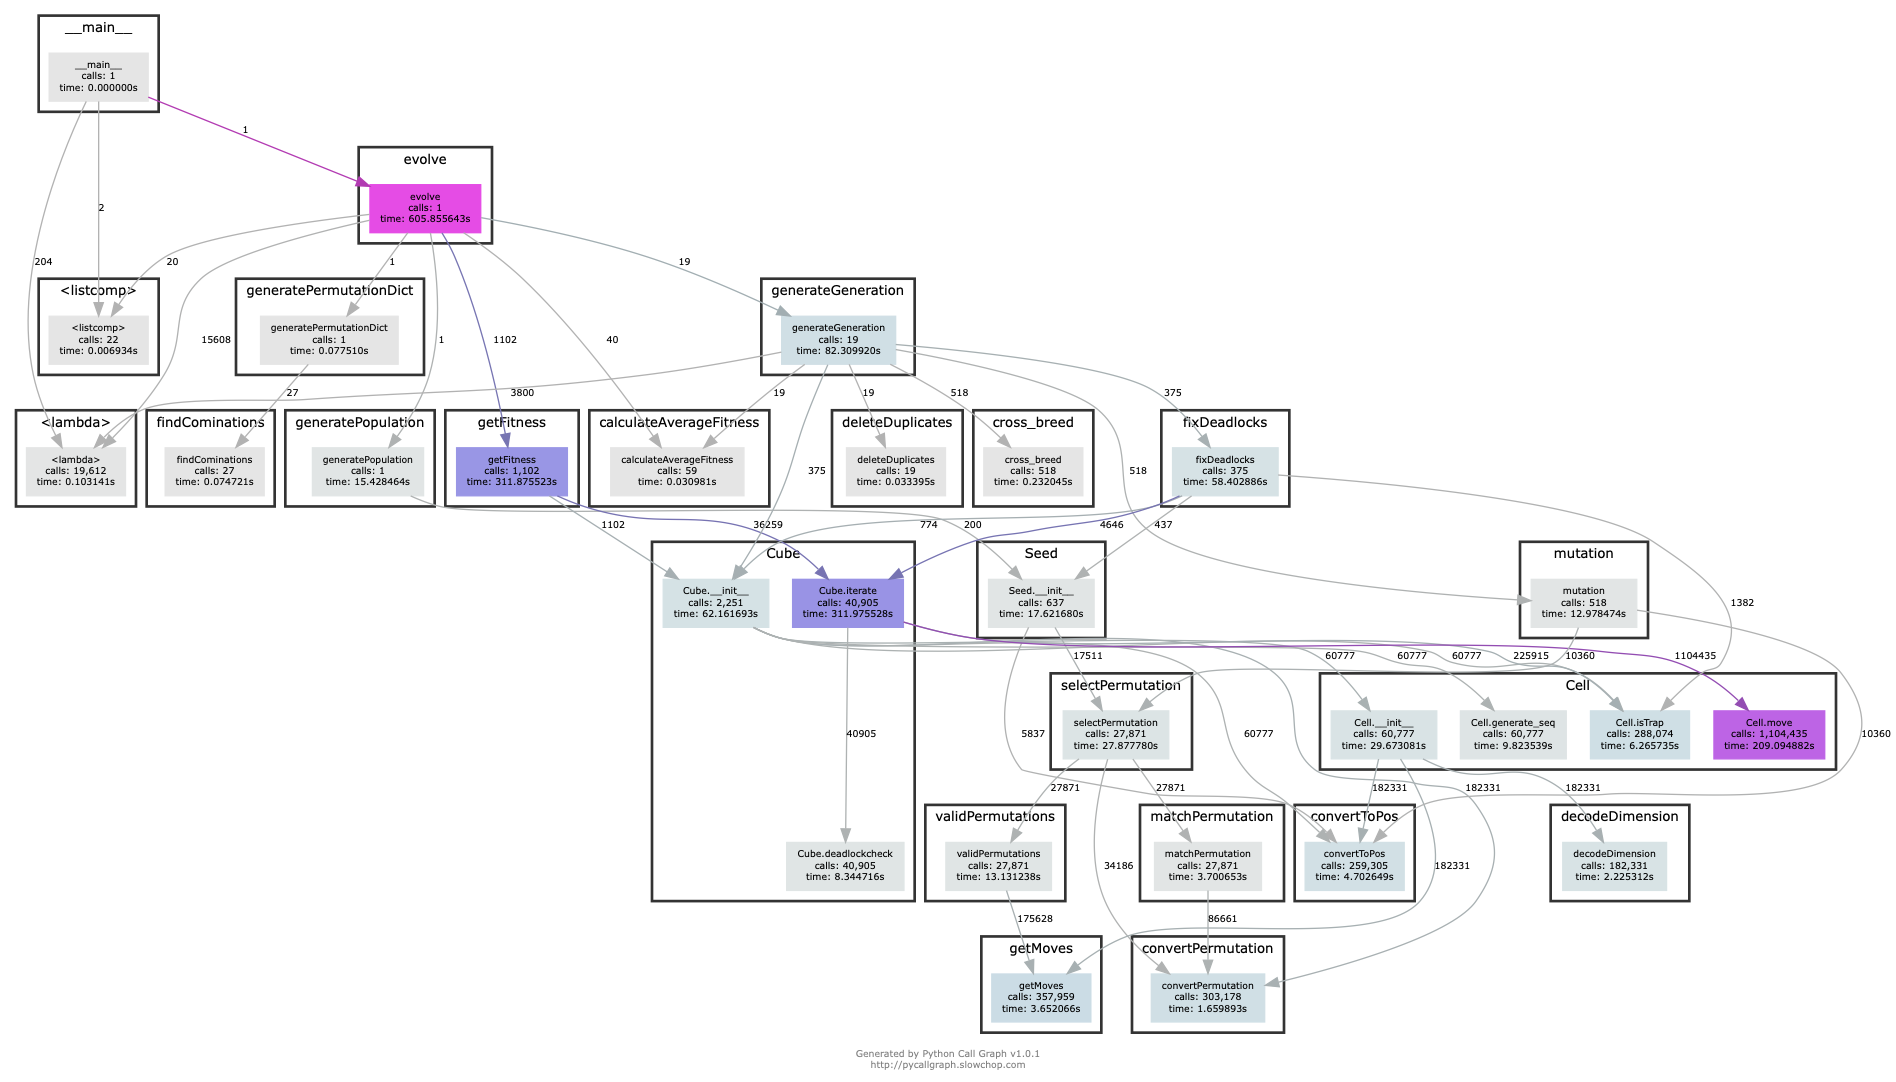

Here is the Python script that generated this plot:

from mpl_toolkits.mplot3d import axes3d
import matplotlib
import matplotlib.pyplot
import matplotlib.animation
from matplotlib import colors
import itertools
import datetime
import random
import numpy
import dill
import sys
import os

from pycallgraph import PyCallGraph
from pycallgraph import Config
from pycallgraph import GlobbingFilter
from pycallgraph.output import GraphvizOutput


def convertToCell(base, pos):
    return pos[0] * (base ** 2) + pos[1] * base + pos[2]


def convertToPos(base, cellNumber):
    xPos = cellNumber // (base ** 2)
    yPos = (cellNumber % (base ** 2)) // base
    zPos = cellNumber % base

    return numpy.array([xPos, yPos, zPos])


def findCominations(number, permutations):
    returnList = []
    for perm in permutations:
        if(perm[0] + perm[1] + perm[2] == number):
            returnList.append(perm)
    return returnList


def convertPermutation(permutation):
    return permutation[0] * 100 + permutation[1] * 10 + permutation[2]


def getMoves(p):
    return numpy.array([p[0] - p[1], p[1] - p[2], p[2] - p[0]])


def decodeDimension(dim):
    a = dim // 100
    b = (dim % 100) // 10
    c = dim % 10
    return (a + b + c)


def matchPermutation(permutations, position, code):
    pos = position.copy() + 1
    perm = permutations[pos].copy()
    for x in list(range(len(perm))):
        if convertPermutation(perm[x]) == code:
            return x
    return -1


def validPermutations(permutations, size, position):
    pos = position.copy()
    loc = pos
    perm = permutations[pos].copy()
    results = []
    for x in perm:
        moves = getMoves(x)
        usable = True
        loc = pos
        for m in moves:
            loc += m
            if loc < 0 or loc >= (size + 2):
                usable = False
        if usable:
            results.append(x)
    return results


def selectPermutation(permutations, size, position, density=None):
    pos = position.copy() + 1
    perm = permutations[pos].copy()
    options = validPermutations(permutations, size, pos)
    selection = []
    trap = []
    safe = []
    secure_random = random.SystemRandom()

    if density is not None:
        for x in options:
            if convertPermutation(x) in trapRooms:
                trap.append(x)
            else:
                safe.append(x)
        if len(trap) > 0 and len(safe) > 0:
            ran = secure_random.random()
            if ran > density:
                selection = safe 
            else:
                selection = trap
        elif len(trap) > 0:
            selection = trap
        else:
            selection = safe
    else:
        selection = options

    sel = secure_random.choice(selection)
    if pos == 6 and density == 1.0:
        sel = (2, 2, 2)
    if pos == 21 and density == 1.0:
        sel = (7, 7, 7)
    if pos == 24 and density == 1.0:
        sel = (8, 8, 8)
    retVal = matchPermutation(permutations, position, convertPermutation(sel))
    return retVal


def generatePermutationDict(size):
    permutations = dict.fromkeys(range(1, size + 2))
    for x in permutations.keys():
        permutations[x] = findCominations(
            x, list(itertools.product(range(10), repeat=3)))
    return permutations


class Cell:
    code = []

    start_pos = []
    curr_pos = []
    next_pos = []
    dest_pos = []

    movements = []
    sequence = []
    seq_p = 0
    blocked = 0
    blockedby = -1

    def __init__(self, code):
        self.code = code
        self.start_pos = numpy.array(list(map(decodeDimension, code)))
        self.curr_pos = self.start_pos
        x_moves = getMoves(convertToPos(10, self.code[0]))
        y_moves = getMoves(convertToPos(10, self.code[1]))
        z_moves = getMoves(convertToPos(10, self.code[2]))
        self.sequence = []
        if (code[0] in trapRooms or code[1] in trapRooms or code[2] in trapRooms):
            self.movements = numpy.zeros((3, 3))
        else:
            self.movements = numpy.array([x_moves, y_moves, z_moves])
        self.seq_p = 0
        self.blocked = 0
        self.blockedby = -1

    def generate_seq(self):
        sequence = []
        sequence.append(self.start_pos[:])
        for col in range(3):
            for row in range(3):
                pos = sequence[len(sequence) - 1].copy()
                pos[row] += self.movements[row, col]
                sequence.append(pos[:])
        self.dest_pos = sequence[0]
        self.sequence = sequence

    def move(self):
        if numpy.array_equal(self.dest_pos, self.curr_pos):
            if self.seq_p < len(self.sequence) - 1:
                self.seq_p += 1
            else:
                self.seq_p = 0
        self.dest_pos = self.sequence[self.seq_p]
        delta = numpy.subtract(self.dest_pos, self.curr_pos)
        if(numpy.sum(delta) != 0):
            self.next_pos = numpy.add(self.curr_pos,
                                      numpy.floor_divide(delta,
                                                         numpy.abs(numpy.sum(delta))))
            return self.next_pos
        return self.curr_pos

    def isTrap(self):
        if(self.code[0] in trapRooms or
            self.code[1] in trapRooms or
                self.code[2] in trapRooms):
            return True
        return False


class Cube:
    size = 0
    space = []
    origin = []
    cells = {}
    blocked_pairs = {}
    deadlocks = []
    locked = False
    traps = 0

    def __init__(self, gene, permutations):
        size = int(numpy.rint(numpy.power(len(gene) / 3, (1. / 3.))))
        self.size = size
        self.space = numpy.zeros((size + 2, size + 2, size + 2))
        self.space.fill(-1)

        self.cells = dict.fromkeys(range(0, size**3))
        for x in self.cells.keys():
            start = x * 3
            values = gene[start: (start + 3)]
            coor = convertToPos(size, x)
            #self.space[coor[0] + 1, coor[1] + 1, coor[2] + 1] = x
            self.space[coor + 1] = x
            permutation = permutations[coor[0] + 1]
            xperm = permutation[values[0]]
            permutation = permutations[coor[1] + 1]
            yperm = permutation[values[1]]
            permutation = permutations[coor[2] + 1]
            zperm = permutation[values[2]]
            self.cells[x] = Cell(
                list(map(convertPermutation, [xperm, yperm, zperm])))
            self.cells[x].generate_seq()
            if(self.cells[x].isTrap()):
                self.traps += 1
        self.origin = self.space.copy()
        self.blocked_pairs = dict.fromkeys(range(size ** 3))
        self.locked = False

    def deadlockcheck(self):
        deadlocked_pairs = []
        for x in self.blocked_pairs.keys():
            other_cell = self.blocked_pairs[x]
            if(other_cell is not None):
                if(self.blocked_pairs[other_cell] == x):
                    if(self.cells[x].start_pos != self.cells[x].curr_pos).any() or (self.cells[other_cell].start_pos != self.cells[other_cell].curr_pos).any():
                        self.locked = True
                        deadlocked_pair = (x, other_cell)
                        deadlocked_pairs.append(deadlocked_pair)
        return deadlocked_pairs

    def analyze(self):
        matplotlib.pyplot.ion()
        matplotlib.pyplot.figure(4).clf()
        matplotlib.pyplot.gca(projection='3d')

        x, y, z = numpy.meshgrid(numpy.arange(self.size + 2),
                                 numpy.arange(self.size + 2),
                                 numpy.arange(self.size + 2))
        u = numpy.zeros((self.size + 2, self.size + 2, self.size + 2))
        v = numpy.zeros((self.size + 2, self.size + 2, self.size + 2))
        w = numpy.zeros((self.size + 2, self.size + 2, self.size + 2))

        for i in self.cells.keys():
            coor = convertToPos(self.size, i)
            movements = self.cells[i].movements
            u[coor[0] + 1, coor[1] + 1, coor[2] + 1] = movements[0, 0]
            v[coor[0] + 1, coor[1] + 1, coor[2] + 1] = movements[1, 0]
            w[coor[0] + 1, coor[1] + 1, coor[2] + 1] = movements[2, 0]
        matplotlib.pyplot.quiver(
            x, y, z, u, v, w, cmap=matplotlib.pyplot.cm.jet, normalize=True)
        input()

    def iterate(self):
        points = 0
        for x in self.cells.keys():
            next_move = self.cells[x].move()
            space_val = self.space[
                next_move[0], next_move[1], next_move[2]]
            if (space_val == -1 or space_val == x or self.cells[space_val].isTrap()):
                curr_pos = self.cells[x].curr_pos
                self.space[curr_pos[0], curr_pos[1], curr_pos[2]] = -1
                self.space[next_move[0], next_move[1], next_move[2]] = x
                self.cells[x].curr_pos = next_move
                if self.cells[x].blocked > 0:
                    points += self.cells[x].blocked
                else:
                    points += 1
                self.cells[x].blocked = 0
                self.blocked_pairs[x] = None
            else:
                self.cells[x].blocked += 1
                points -= self.cells[x].blocked
                self.blocked_pairs[x] = int(space_val)
        self.deadlocks = self.deadlockcheck()
        return points

    def trapCount(self):
        count = 0
        for x in self.cells.keys():
            if self.cells[x].isTrap():
                count += 1
        return count


class Seed:
    gene = []

    def __init__(self, size, permutations, cube=None, density=None, gene=None, cell=None):
        self.gene = []
        if cube is None:
            if gene is None:
                for x in range(size ** 3):
                    coordinates = convertToPos(size, x)
                    for dim in range(3):
                        self.gene.append(selectPermutation(
                            permutations, size, coordinates[dim], density))
            else:
                for x in range(size ** 3):
                    if x != cell:
                        for g in range(3):
                            self.gene.append(gene[(x * 3) + g])
                    else:
                        coordinates = convertToPos(size, x)
                        for dim in range(3):
                            self.gene.append(selectPermutation(
                                permutations, size, coordinates[dim], density))
        else:
            originSize = cube.size
            for x in range(size ** 3):
                coordinates = convertToPos(size, x)
                if(coordinates < originSize).all():
                    position = convertToCell(originSize, coordinates)
                    code = cube.cells[position].code
                    for dim in range(3):
                        self.gene.append(matchPermutation(
                            permutations, coordinates[dim], code[dim]))
                else:
                    coordinates = convertToPos(size, x)
                    if density == 1.0:
                        # cannotTrap = [False, False, False]
                        for dim in range(3):
                            value = selectPermutation(permutations, size, coordinates[dim], density)
                            self.gene.append(value)
                            perms = permutations[coordinates[dim] + 1]
                            value = convertPermutation(perms[value])
                            # if value not in trapRooms:
                            #     cannotTrap[dim] = True
                        # if cannotTrap[0] and cannotTrap[1] and cannotTrap[2]:
                        #     print("{0} is not a trap".format(coordinates))
                    else:
                        for dim in range(3):
                            if density is not None:
                                self.gene.append(selectPermutation(
                                    permutations, size, coordinates[dim], density / 3))
                            else:
                                self.gene.append(selectPermutation(
                                    permutations, size, coordinates[dim]))
        # input()

    def print(self):
        print("Genome: {0}".format(self.gene))


def generatePopulation(permutations, size, populationSize, cube=None, density=None):
    population = []
    for x in range(populationSize):
        if cube is None:
            seed = Seed(size, permutations)
        else:
            if density is None:
                seed = Seed(size, permutations, cube)
            else:
                seed = Seed(size, permutations, cube, density)
                if(density == 1.0):
                    density = None
        population.append(seed.gene)
        if(x != populationSize - 1):
            print("Generating {0} out of {1}".format(
                x + 1, populationSize), end='\r')
        else:
            print("Generating {0} out of {1}".format(x + 1, populationSize))
    return population


def getFitness(individual, permutations):
    cube = Cube(individual, permutations)
    traps = cube.traps
    totalCells = cube.size ** 3
    iterations = 0
    points = limit

    while points > 0:
        iterations += 1
        points += cube.iterate()
        if(cube.origin == cube.space).all():
            break
        if cube.locked:
            break
        if(iterations > limit):
            break

    if(not cube.locked and iterations > 1 and iterations < limit):
        if points > 0:
            score = iterations * (1 - (traps / totalCells))
            return (score, iterations, traps, cube.locked)
        else:
            score = points * (1 - (traps / totalCells))
            return (score, iterations, traps, cube.locked)
    else:
        return (-1 * limit, iterations, traps, cube.locked)


def calculateAverageFitness(population_fitness):
    total_fitness = 0
    for x in population_fitness:
        total_fitness += x[0]
    return total_fitness / len(population_fitness)


def extendedCubeCells(size1, size2):
    retVals = []
    if size1 == size2:
        return retVals

    if size1 > size2:
        temp = size1
        size1 = size2
        size2 = temp

    for x in range(size2 ** 3):
        coordinates = convertToPos(size2, x)
        if(coordinates > size1).any():
            retVals.append(x)

    return retVals


def mutation(individual, percent_mutation, permutations, seed=None):
    chromosome_len = len(individual)
    base_size = int(numpy.rint(numpy.power(chromosome_len / 3, (1. / 3.))))
    if seed is None:
        for x in range(int(chromosome_len * percent_mutation)):
            gene_index = int(random.random() * chromosome_len)
            cell_index = gene_index // 3
            dim_index = gene_index % 3
            coordinates = convertToPos(base_size, cell_index)
            mutant_gene = selectPermutation(
                permutations, base_size, coordinates[dim_index])
            individual[gene_index] = mutant_gene
        return individual
    else:
        seed_size = int(numpy.rint(numpy.power(len(seed) / 3, (1. / 3.))))
        changeableCells = extendedCubeCells(seed_size, base_size)
        for x in range(int(len(changeableCells) * percent_mutation)):
            cell_index = random.choice(changeableCells)
            dim_index = random.choice(range(3))
            gene_index = cell_index * 3 + dim_index
            coordinates = convertToPos(base_size, cell_index)
            mutant_gene = selectPermutation(
                permutations, base_size, coordinates[dim_index])
            individual[gene_index] = mutant_gene
        return individual


def cross_breed(individual1, individual2):
    offspring = []
    for i in range(len(individual1)):
        if(int(100 * random.random()) < 50):
            offspring.append(individual1[i])
        else:
            offspring.append(individual2[i])
    return offspring


def print_individual(individual):
    print("\tGenome: {0}".format(individual[1]))
    print("\tScore: {0}".format(individual[0]))
    print("\tDensity: {0}".format(individual[2]))
    print("\tCycles: {0}".format(individual[3]), end='\n\n')


def similarity(individual1, individual2):
    gene_match = 0
    for i in range(len(individual1)):
        if(individual1[i] == individual2[i]):
            gene_match += 1
    return (gene_match / len(individual1))


def deleteDuplicates(fitness_list):
    isDuplicates = True
    while isDuplicates:
        isDuplicates = False
        for i in range(len(fitness_list)):
            item = fitness_list[i]
            if(i < len(fitness_list) - 1):
                if(item[1] == fitness_list[i + 1][1]):
                    isDuplicates = True
                    fitness_list.remove(fitness_list[i + 1])
                    break
    return fitness_list


def fixDeadlocks(cube, gene, permutations):
    while not cube.locked:
        cube.iterate()

    new_gene = gene.copy()
    for x in cube.deadlocks:
        cell_0, cell_1 = x
        new_cube = Cube(new_gene, permutations)
        if not new_cube.cells[cell_0].isTrap() and not new_cube.cells[cell_1].isTrap():
            rand = random.SystemRandom()
            new_seed = Seed(cube.size, permutations, None,
                            1.0, gene, rand.choice(list(x)))
            new_gene = new_seed.gene.copy()
    if hash(str(gene)) != hash(str(new_gene)):
        return new_gene
    else:
        return None


def generateGeneration(baseSize, populationSize, fitness, deadlocked, permutations, seed=None):
    average_fitness = calculateAverageFitness(fitness)
    fittest = fitness[0]
    fitness = deleteDuplicates(fitness)
    if(len(fitness) < populationSize):
        survivors = fitness
    else:
        survivors = list(
            filter(lambda x: x[0] > average_fitness, fitness))
    population = []
    for survivor in survivors:
        population.append(survivor[1].copy())

    if(len(survivors) == 0 and fittest[0] > -limit):
        population.append(fittest[1])

    for x in range(0, len(survivors), 2):
        if(len(population) < populationSize and len(survivors) - 1 >= x + 1):
            child = cross_breed(survivors[x][1], survivors[x + 1][1])
            # match_score = similarity(survivors[x][1], survivors[x + 1][1])
            child = mutation(child, 0.25, permutations, seed)
            population.append(child.copy())

    deadlockCount = 0
    for x in deadlocked:
        deadlockCount += 1
        print("Deadlock(s) processed: {0}".format(deadlockCount), end="\r")
        cube = Cube(x, permutations)
        corrected_individual = fixDeadlocks(cube, x, permutations)
        if len(population) < populationSize and corrected_individual is not None:
            population.append(corrected_individual)
        if len(population) == populationSize:
            break
    if deadlockCount > 0:
        print("Deadlock(s) processed: {0}".format(deadlockCount))

    if(len(population) < populationSize):
        if seed is None:
            random_children = generatePopulation(
                permutations, size, populationSize - len(population))
        else:
            cube = Cube(seed[1], permutations)
            if len(survivors) == 0 or average_fitness == -limit:
                random_children = generatePopulation(
                    permutations, size, populationSize - len(population), cube, 1.0)
            else:
                random_children = generatePopulation(
                    permutations, size, populationSize - len(population), cube)
        population.extend(random_children)
    return population


def evolve(baseSize, populationSize, totalGenerations, saveDir, seeds=None, seed=None):
    permutations = generatePermutationDict(26)
    if seeds is None:
        if seed is None:
            population = generatePopulation(
                permutations, baseSize, populationSize)
        else:
            cube = Cube(seed[1], permutations)
            population = generatePopulation(
                permutations, baseSize, populationSize, cube, 1.0)
    else:
        population = generateGeneration(
            baseSize, populationSize, seeds, [], permutations)

    average_fitness = 0
    viable = []
    fitness = []
    deadlocked = []
    genePool = {}
    trend = numpy.array([])
    top10_trend = numpy.array([])
    fitness_trapRatio = []
    fitness_iteration = []
    trapRatio_iteration = []
    matplotlib.pyplot.ion()

    for generation in range(total_generations):
        print("Current Genertation: {0}".format(generation + 1))
        if(generation > 0):
            if seed is None:
                population = generateGeneration(
                    baseSize, populationSize, fitness, deadlocked, permutations)
            else:
                population = generateGeneration(
                    baseSize, populationSize, fitness, deadlocked, permutations, seed)

        fitness = []
        deadlocked = []
        for individual in population:
            if(hash(str(individual)) in genePool.keys()):
                fitness_score = genePool[hash(str(individual))]
            else:
                fitness_score, iterations, numtraps, locked = getFitness(
                    individual, permutations)
                if(fitness_score > average_fitness):
                    genePool.update({hash(str(individual)): fitness_score})
                if(fitness_score > -limit):
                    fitness_trapRatio.append(
                        [fitness_score, (numtraps / (baseSize ** 3))])
                    if fitness_score > 0:
                        fitness_iteration.append(
                            [fitness_score, iterations])
                        trapRatio_iteration.append(
                            [(numtraps / (baseSize ** 3)), iterations])
                        viable.append([fitness_score, individual, (numtraps / (baseSize ** 3)), iterations])
                if locked: 
                    deadlocked.append(individual)

            fitness.append([fitness_score, individual, (numtraps / (baseSize ** 3)), iterations])
            print("Processed: {0}".format(len(fitness)), end='\r')
        print("Processed: {0}".format(len(fitness)))
        viable = sorted(viable, key=lambda x: x[0], reverse=False)
        fitness = sorted(
            fitness, key=lambda x: x[0], reverse=True)
        average_fitness = calculateAverageFitness(fitness)
        average_fitness_10 = calculateAverageFitness(
            fitness[0:int(len(fitness) * 0.10)])
        print("Average fitness of population: {0} ".format(
            average_fitness))
        print("Average fitness of the fittest: {0}".format(
            average_fitness_10), end='\n\n')
        trend = numpy.append(trend, average_fitness)
        top10_trend = numpy.append(top10_trend, average_fitness_10)

        matplotlib.pyplot.figure(1).clf()
        matplotlib.pyplot.subplot(211)
        matplotlib.pyplot.plot(trend, label='Average Fitness')
        text = matplotlib.pyplot.text(0.6, 0.15, "Generation: {0} \nAverage Fittness: {1:.2f}".format(
            generation, average_fitness), horizontalalignment='left', verticalalignment='center', transform=matplotlib.pyplot.subplot(211).transAxes)
        matplotlib.pyplot.xlabel('Generation', fontsize=10)
        matplotlib.pyplot.ylabel('Fitness', fontsize=10)
        matplotlib.pyplot.title('Fitness vs Generation')

        matplotlib.pyplot.subplot(212)
        matplotlib.pyplot.plot(top10_trend, label='Top 10 Fitness')
        text = matplotlib.pyplot.text(0.6, 0.15, "Generation: {0} \nAverage Fittness: {1:.2f}".format(
            generation, average_fitness_10), horizontalalignment='left', verticalalignment='center', transform=matplotlib.pyplot.subplot(212).transAxes)
        matplotlib.pyplot.xlabel('Generation', fontsize=10)
        matplotlib.pyplot.ylabel('Fitness', fontsize=10)
        matplotlib.pyplot.title('Top 10 Fitness vs Generation')
        matplotlib.pyplot.tight_layout()
        matplotlib.pyplot.figure(2).clf()

        histlist = [item[0] for item in fitness]
        histlist = list(filter(lambda x: x > -limit, histlist))
        matplotlib.pyplot.hist(numpy.asarray(histlist))
        matplotlib.pyplot.title("Fitness Scores")
        
        if(len(fitness_trapRatio) > 0):
            matplotlib.pyplot.figure(3).clf()
            x = list(map(lambda x: x[0], fitness_trapRatio))
            y = list(map(lambda x: x[1], fitness_trapRatio))
            matplotlib.pyplot.hist2d(x, y, norm=colors.LogNorm())
            matplotlib.pyplot.colorbar()
            matplotlib.pyplot.title('Fitness vs Trap Density')
            matplotlib.pyplot.xlabel('Fitness', fontsize=10)
            matplotlib.pyplot.ylabel('Trap Density', fontsize=10)

        if(len(fitness_iteration) > 0):
            matplotlib.pyplot.figure(4).clf()
            x = list(map(lambda x: x[1], fitness_iteration))
            y = list(map(lambda x: x[0], fitness_iteration))
            matplotlib.pyplot.hist2d(x, y, norm=colors.LogNorm())
            matplotlib.pyplot.colorbar()
            matplotlib.pyplot.title('Cycle Length vs Fitness')
            matplotlib.pyplot.xlabel('Cycle Length', fontsize=10)
            matplotlib.pyplot.ylabel('Fitness', fontsize=10)

        if(len(trapRatio_iteration) > 0):
            matplotlib.pyplot.figure(5).clf()
            x = list(map(lambda x: x[1], trapRatio_iteration))
            y = list(map(lambda x: x[0], trapRatio_iteration))
            matplotlib.pyplot.hist2d(x, y, norm=colors.LogNorm())
            matplotlib.pyplot.colorbar()
            matplotlib.pyplot.title('Cycle Length vs Trap Density')
            matplotlib.pyplot.xlabel('Cycle Length', fontsize=10)
            matplotlib.pyplot.ylabel('Trap Density', fontsize=10)
        matplotlib.pyplot.pause(0.10)
    if seed is None:
        matplotlib.pyplot.figure(1)
        matplotlib.pyplot.savefig(os.path.join(
            saveDir, "fitgraphs_{date:%Y%m%d_%H%M%S}.png".format(date=datetime.datetime.now())), orientation='portrait')
        matplotlib.pyplot.figure(2)
        matplotlib.pyplot.savefig(os.path.join(
            saveDir, "histgraph_{date:%Y%m%d_%H%M%S}.png".format(date=datetime.datetime.now())))
        if(len(fitness_trapRatio) > 0):
            matplotlib.pyplot.figure(3)
            matplotlib.pyplot.savefig(os.path.join(
                saveDir, "trapgraph_{date:%Y%m%d_%H%M%S}.png".format(date=datetime.datetime.now())))
        if(len(fitness_iteration) > 0):
            matplotlib.pyplot.figure(4)
            matplotlib.pyplot.savefig(os.path.join(
                saveDir, "score_cyclegraph_{date:%Y%m%d_%H%M%S}.png".format(date=datetime.datetime.now())))
        if(len(trapRatio_iteration) > 0):
            matplotlib.pyplot.figure(5)
            matplotlib.pyplot.savefig(os.path.join(
                saveDir, "trap_cyclegraph_{date:%Y%m%d_%H%M%S}.png".format(date=datetime.datetime.now())))
    
    return viable


size = int(sys.argv[1])
populationSize = int(sys.argv[2])
total_generations = int(sys.argv[3])
startWithSeed = int(sys.argv[4])

primeList = list(range(2, 1000))
for x in primeList:
    for y in range(2 * x, 1000, x):
        if(y in primeList):
            primeList.remove(y)

primePowers = list()
for x in primeList:
    powLamda = lambda y: x ** y
    primePower = powLamda(2)
    count = 2
    while(primePower < 1000):
        primePower = powLamda(count)
        count = count + 1
        if(primePower is not primePowers and primePower < 1000):
            primePowers.append(primePower)

global trapRooms

trapRooms = list(primeList)
trapRooms.extend(primePowers)
trapRooms.sort()

global limit
limit = int(numpy.power(10, int(numpy.log(size ** 3))))

directory = str(size)
if not os.path.isdir(directory):
    os.mkdir(directory)
files = []
files += [f for f in os.listdir(directory) if f.endswith('.pkl')]
files = [os.path.join(directory, i) for i in files]
files = sorted(files, key=os.path.getmtime, reverse=True)
if(len(files) > 0 and startWithSeed == 1):
    with open(files[0], 'rb') as f:
        fittest = dill.load(f)
    if len(fittest) > populationSize:
        fittest = fittest[0: populationSize - 1]
    fittest = evolve(size, populationSize,
                     total_generations, directory, fittest)
else:
    if(startWithSeed == 1):
        directory = str(size - 1)
        if not os.path.isdir(directory):
            os.mkdir(directory)
        files = []
        files += [f for f in os.listdir(directory) if f.endswith('.pkl')]
        files = [os.path.join(directory, i) for i in files]
        files = sorted(files, key=os.path.getmtime, reverse=True)
        if(len(files) > 0):
            with open(files[0], 'rb') as f:
                fittest = dill.load(f)

            directory = str(size)
            average_fitness = calculateAverageFitness(fittest)
            seedVarities = []
            fittest = sorted(fittest, key=lambda x: x[2], reverse=False)
            for x in fittest:
                print_individual(x)
                seeds = evolve(size, int(populationSize / 10),
                               total_generations, str(size), None, x)
                seedVarities.extend(seeds)
                if len(seedVarities) > populationSize:
                    break
            seedVarities = sorted(
                seedVarities, key=lambda x: x[0], reverse=True)
            if len(seedVarities) > populationSize:
                seedVarities = seedVarities[0:populationSize - 1]
            fittest = evolve(size, populationSize,
                             total_generations, directory, seedVarities)
        else:
            print("No seeds avaliable.")

    else:
        fittest = evolve(size, populationSize,
                         total_generations, directory)

if len(fittest) > 0:
    with open(os.path.join(directory, "fittest_{date:%Y%m%d_%H%M%S}.pkl".format(date=datetime.datetime.now())), 'wb') as f:
        dill.dump(list(fittest), f)

print("Done!")

print("# Viable: {0}".format(len(fittest)))

# if len(fittest) > 0:
#     print("Top Functional Cubes")
#     for x in fittest:
#         print_individual(x)

# print("Done!")
print("Top 10% Cubes")
for x in fittest[0:int(len(fittest) * 0.10)]:
    print_individual(x)

# permutations = generatePermutationDict(size)
# population = generatePopulation(permutations, size, populationSize)
# for individual in population:
#     cube = Cube(individual, permutations)
#     cube.analyze()
